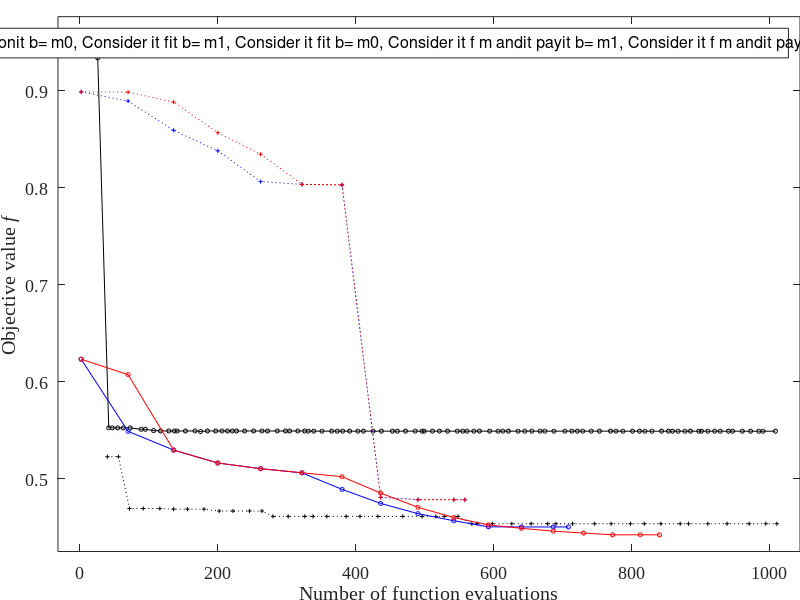
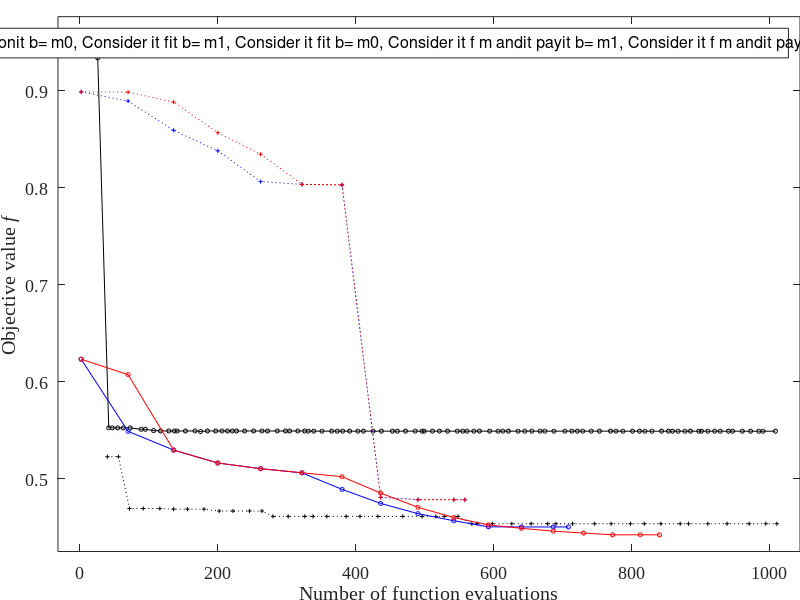
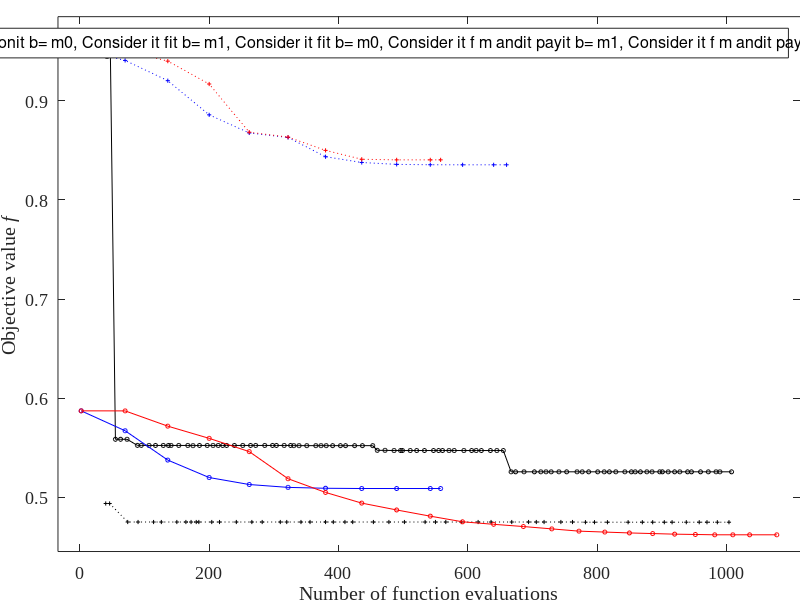
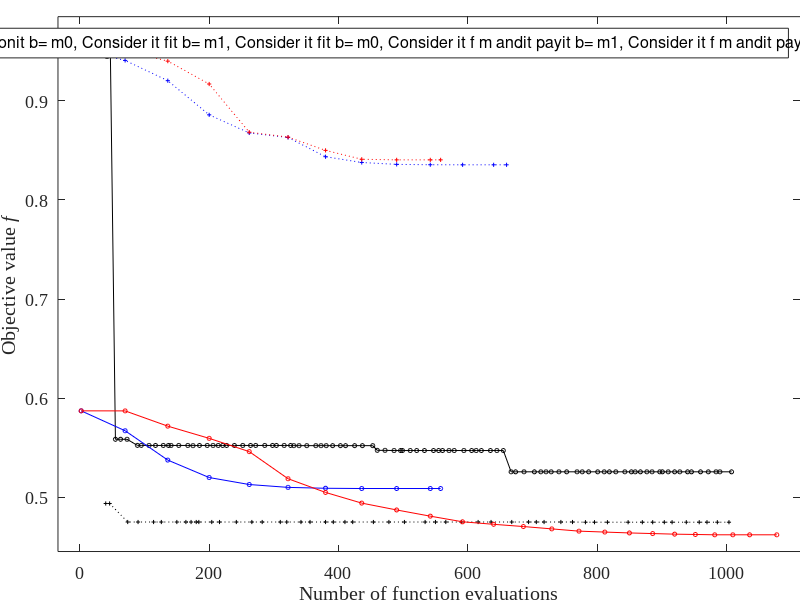

Source code (MATLAB) for these figures, in order:
function make_image3()
    load data.mat data %data = [naha42, naha256, hako42, hako256];
    for i = 2:2:8
        figure('Position',[100 100 480,360],'Visible','on');
        set(gca,'Fontname','Times New Roman','FontSize',13,'NextPlot','add', ...
            'Color','none','Box','on','LooseInset', get(gca, 'TightInset'));
        C = {'k-o','k:+','b-o','b:+','r-o','r:+'};
        minx = 100; miny = 100; maxx = 0; maxy = 0;
        if i < 5
            s = 18*(i-1); yint = 1; ystr =  'Objective value\it f';
        else
            s = 18*(i-5); yint = 0; ystr =  'Amount of payment';
        end
        for j = 1 : 6
            k = find(data(:,s+3*j-2));
            p(j) = plot(data(k,s+3*j-2), data(k,s+3*j-yint),C{j},'MarkerSize',3);
            minx = min(minx,min(data(k,s+3*j-2)));  miny = min(miny,min(data(k,s+3*j-yint)));
            maxx = max(maxx,max(data(k,s+3*j-2)));  maxy = max(maxy,max(data(k,s+3*j-yint)));
        end
        d = (maxx-minx)/30; xlim([minx-d maxx+d]);
        d = (maxy-miny)/30; ylim([miny-d maxy+d]);
        xlabel('Number of function evaluations');
        ylabel(ystr);
        label = [
            "Conventional formulation",...
            "Proposed formulation",...
            "\it b=\rm0, Consider \it f",...
            "\it b=\rm1, Consider \it f",...
            "\it b=\rm0, Consider \it f\rm and\it pay",...
            "\it b=\rm1, Consider \it f\rm and\it pay"];
        legend(p,label,'Color','white');
        exportgraphics(gcf,[num2str(i),'.eps'],'BackgroundColor','none','ContentType','vector');
        savefig([num2str(i),'.fig']);
        close;
    end
end
